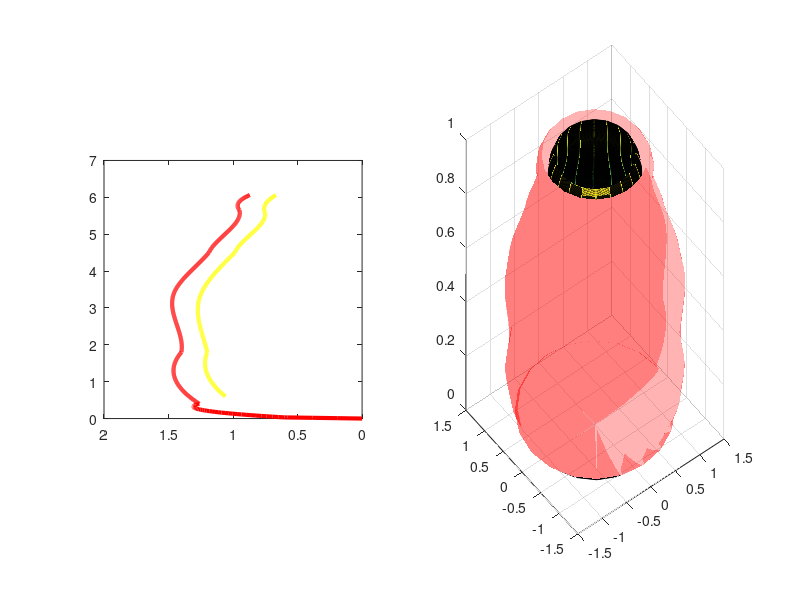

The MATLAB source for this figure: (Note: this script raises an error after producing the figure.)
%Alexa Martínez Escobedo A00884107
%Código de florero
clear
clc

%puntos X
Px = [0; %C- 1
    0.0312; %D- 2
    0.13089; %E - 3
    0.39961; %F - 4
    0.8; %G - 5
    1.8; %H - 6
    2.50263; %I - 7
    3.43357; %J - 8
    4.00217; %K - 9
    4.50388; %L - 10
    4.99444; %M - 11
    5.38466; %N - 12
    5.65224; %O- 13
    5.94769; %P- 14
    6.06475 %Q-15
    ];


%puntos Y
Py = [0; %C- 1
    0.60169; %D- 2
    1.00081; %E - 3
    1.26177; %F - 4
    1.4; %G - 5
    1.4; %H - 6
    1.43192; %I - 7
    1.45422; %J - 8
    1.326; %K - 9
    1.18664; %L - 10
    1.064; %M - 11
    0.96366; %N - 12
    0.95021; %O- 13
    0.93021; %P- 14
    0.86889 %Q-15
    ];

hold on
delta = 0.01;

%función 1
x = [Px(1), Px(2)];
y = [Py(1), Py(2)];
x1= Px(1) : delta : Px(2);
y1= spline(x, y, x1);

%función 2
x = [Px(2), Px(3), Px(4)];
y = [Py(2), Py(3), Py(4)];
x2= Px(2) : delta : Px(4);
y2= spline(x, y, x2);

%función 3
x = [Px(4), Px(5), Px(6)];
y = [Py(4), Py(5), Py(6)];
x3= Px(4) : delta : Px(6);
y3= spline(x, y, x3);

%función 4
x = [Px(6), Px(7), Px(8), Px(9), Px(10)];
y = [Py(6), Py(7), Py(8), Py(9), Py(10)];
x4= Px(6) : delta : Px(10);
y4= spline(x, y, x4);

%función 5
x = [Px(10), Px(11), Px(12), Px(13)];
y = [Py(10), Py(11), Py(12), Py(13)];
x5= Px(10) : delta : Px(13);
y5= spline(x, y, x5);

%función 6
x = [Px(13), Px(14), Px(15)];
y = [Py(13), Py(14), Py(15)];
x6= Px(13) : delta : Px(15);
y6= spline(x, y, x6);

%plot(x1, y1, 'r', 'LineWidth',3)
%plot(x2, y2, 'm', 'LineWidth',3)
%plot(x3, y3, 'c', 'LineWidth',3)
%plot(x4, y4, 'k', 'LineWidth',3)
%plot(x5, y5, 'r', 'LineWidth',3)
%plot(x6, y6, 'y', 'LineWidth',3)

X = [x1, x2, x3, x4, x5, x6];
Y = [y1, y2, y3, y4, y5, y6];

%grafica 2d
subplot(1, 2, 1)
plot(X, Y, 'r', 'LineWidth', 3)
xlim([0 7])
ylim([0 2])
%camroll(90)

%grafica 3d
subplot(1, 2, 2)
cylinder(Y)
h = findobj(gca, 'Type', 'surface'); 
if ~isempty(h)
    for k = 1:numel(h)
        set(h(k), ...
            'FaceColor', [1 0 0], ...
            'FaceAlpha', 0.3, ...
            'EdgeColor', 'none');
    end
end


%obtener coeficientes 
P1 = vander(Px(1:2)) \ Py(1:2);
P2 = vander(Px(2:4)) \ Py(2:4);
P3 = vander(Px(4:6)) \ Py(4:6);
P4 = vander(Px(6:10)) \ Py(6:10);
P5 = vander(Px(10:13)) \ Py(10:13);
P6 = vander(Px(13:15)) \ Py(13:15);

%crear funciones con os coeficientes
f1 = @(x) pi*(P1(1)*x+P1(2)).^2; %grado 1 pq solo tiene 2 coef
f2 = @(x) pi*(P2(1)*x.^2 + P2(2)*x + P2(3)).^2; %grado 2 pq tiene 3 coef
f3 = @(x) pi*(P3(1)*x.^2 + P3(2)*x + P3(3)).^2;
f4 = @(x) pi*(P4(1)*x.^4 + P4(2)*x.^3 + P4(3)*x.^2 + P4(4)*x + P4(5)).^2;
f5 = @(x) pi*(P5(1)*x.^3 + P5(2)*x.^2 + P5(3)*x + P5(4)).^2;
f6 = @(x) pi*(P6(1)*x.^2 + P6(2)*x + P6(3)).^2;


v1 = integral(f1, Px(1), Px(2));
v2 = integral(f2, Px(2), Px(4));
v3 = integral(f3, Px(4), Px(6));
v4 = integral(f4, Px(6), Px(10));
v5 = integral(f5, Px(10), Px(13));
v6 = integral(f6, Px(13), Px(15));

vt = v1 + v2 + v3 + v4 + v5 +v6;
%disp("El volumen total es: " + vt + " cm^3")

%densidad del vidrio 
densidad = 2.7; %g/cm^3

%masa
masa = vt * densidad;
%disp("La masa total del florero es " + masa + " gramos")

%masa en kg
masaEnKg = masa/100;
%disp("Masa en kg: "+ masaEnKg)

%precio y costo total
precio = 400; %400 por metro
costo = precio * masaEnKg;

%disp("El costo total del florero es: " + costo)

%funcion de adentro (empezar de nuevo) mas bien copia y pega del codigo
%pero etiquetando

%puntos X funcion de adentro (lo mismo pq no se movieron en x)
P2x = [
    0.6; %F -1
    1.2; %G - 2
    1.8; %H - 3
    2.2; %I - 4
    3.33; %J - 5
    4; %K - 6
    4.5; %L - 7
    4.99; %M - 8
    5.38; %N - 9
    5.56; %O- 10
    5.9; %P- 11
    6.06 %Q-12
    ];


%puntos Y funcion de adentro
P2y = [
    1.06; %F - 1
    1.2; %G - 2
    1.2; %H - 3
    1.23192; %I - 4
    1.25422; %J - 5
    1.126; %K - 6
    0.98664; %L -7
    0.864; %M - 8
    0.76366; %N -9
    0.75021; %O-10
    0.73021; %P- 11
    0.66889 %Q- 12
    ];

hold on
delta = 0.01;

%función 1 se descarto 
%x = [P2x(1), P2x(2), P2x(3)];
%y = [P2y(1), P2y(2), P2y(3)];
%x21= P2x(1) : delta : P2x(3);
%y21= spline(x, y, x21);

%función 1
x = [P2x(1), P2x(2), P2x(3)];
y = [P2y(1), P2y(2), P2y(3)];
x22= P2x(1) : delta : P2x(3);
y22= spline(x, y, x22);

%función 2
x = [P2x(3), P2x(4), P2x(5), P2x(6), P2x(7)];
y = [P2y(3), P2y(4), P2y(5), P2y(6), P2y(7)];
x23= P2x(3) : delta : P2x(7);
y23= spline(x, y, x23);

%función 3
x = [P2x(7), P2x(8), P2x(9), P2x(10)];
y = [P2y(7), P2y(8), P2y(9), P2y(10)];
x24= P2x(7) : delta : P2x(10);
y24= spline(x, y, x24);

%función 4
x = [P2x(10), P2x(11), P2x(12)];
y = [P2y(10), P2y(11), P2y(12)];
x25= P2x(10) : delta : P2x(12);
y25= spline(x, y, x25);



%plot(x21, y21, 'r', 'LineWidth',3)
%plot(x22, y22, 'm', 'LineWidth',3)
%plot(x23, y23, 'c', 'LineWidth',3)
%plot(x24, y24, 'k', 'LineWidth',3)



X2 = [x22, x23, x24, x25];
Y2 = [y22, y23, y24, y25];

%grafica 2d
subplot(1, 2, 1)
hold on
plot(X2, Y2, 'y', 'LineWidth', 3)
xlim([0 7])
ylim([0 2])
camroll(90)

%grafica 3d
subplot(1, 2, 2)
cylinder(Y2)

%obtener coeficientes 
P22 = vander(P2x(1:3)) \ P2y(1:3);
P23 = vander(P2x(3:7)) \ P2y(3:7);
P24 = vander(P2x(7:10)) \ P2y(7:10);
P25 = vander(P2x(10:12)) \ P2y(10:12);


%crear funciones con os coeficientes
%f12 = @(x) pi*(P21(1)*x.^2 + P21(2)*x + P21(3)).^2; 
f22 = @(x) pi*(P22(1)*x.^2 + P22(2)*x + P22(3)).^2; 
f32 = @(x) pi*(P23(1)*x.^4 + P23(2)*x.^3 + P23(3)*x.^2 + P23(4)*x + P23(5)).^2;
f42 = @(x) pi*(P24(1)*x.^3 + P24(2)*x.^2 + P24(3)*x + P24(4)).^2;
f52 = @(x) pi*(P25(1)*x.^2 + P25(2)*x + P25(3)).^2;



%v12 = integral(f12, P2x(1), P2x(3));
v22 = integral(f22, P2x(1), P2x(3));
v32 = integral(f32, P2x(3), P2x(7));
v42 = integral(f42, P2x(7), P2x(10));
v52 = integral(f52, P2x(10), P2x(12));


%vt2 = v12 + v22 + v32 + v42 + v52;
vt2 =  v22 + v32 + v42 + v52;
%disp("El volumen total es: " + vt2 + " cm^3")

%densidad del vidrio 
densidad = 2.7; %g/cm^3

%masa
masa2 = vt2 * densidad;
%disp("La masa total del florero es " + masa2 + " gramos")

%masa en kg
masaEnKg2 = masa2/100;
%disp("Masa en kg: "+ masaEnKg2)

%precio y costo total
precio = 400; %400 por metro
costo2 = precio * masaEnKg2;

%disp("El costo total del florero es: " + costo2)


vResultante = vt - vt2;
masaResultante = masaEnKg - masaEnKg2;
disp("volumen resultante: "+vResultante + " g/cm^3")
disp("masa resultante: " +masaResultante + " kg")
costoR = precio * masaResultante;
disp("costo final: $"+costoR)
